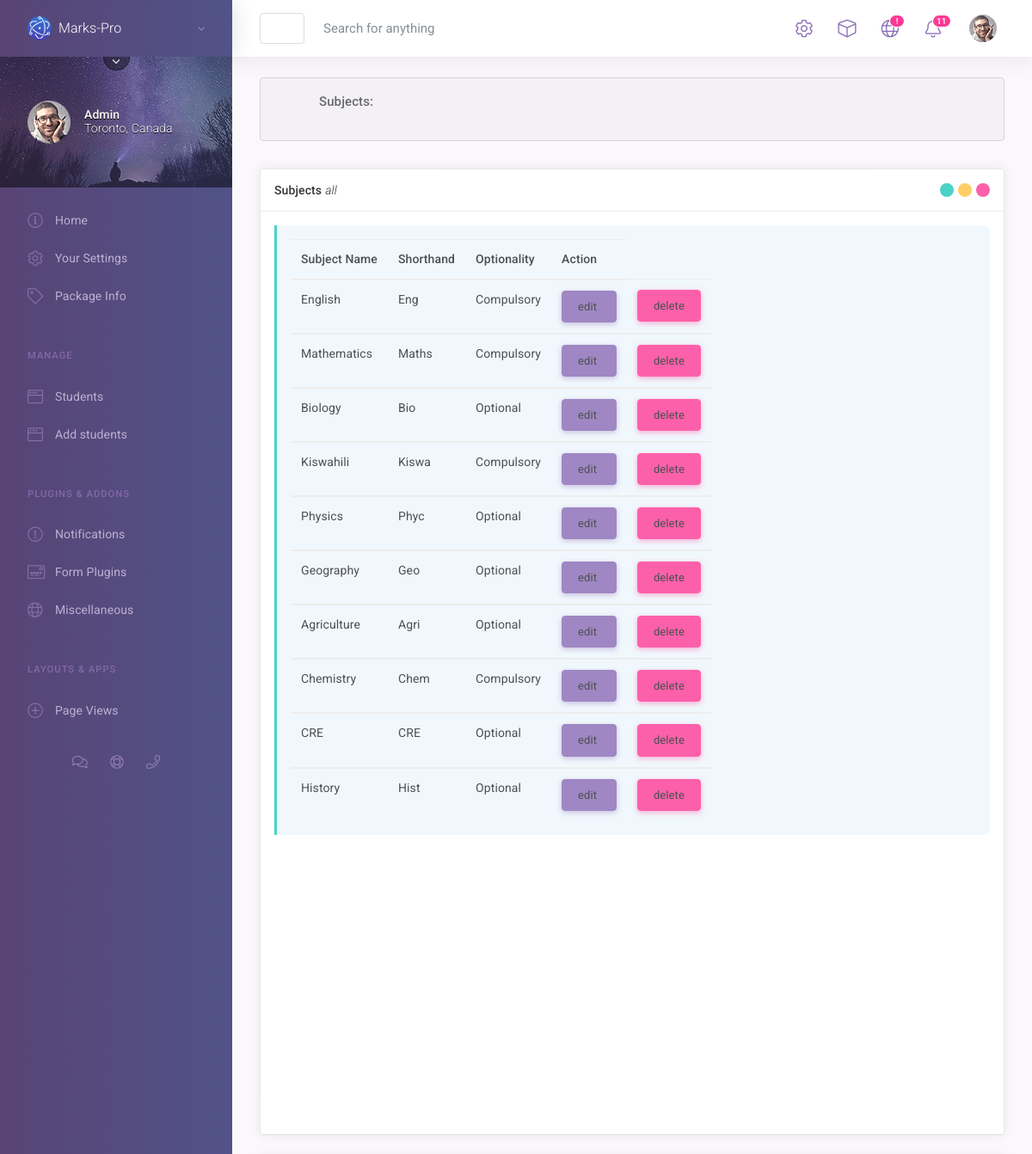
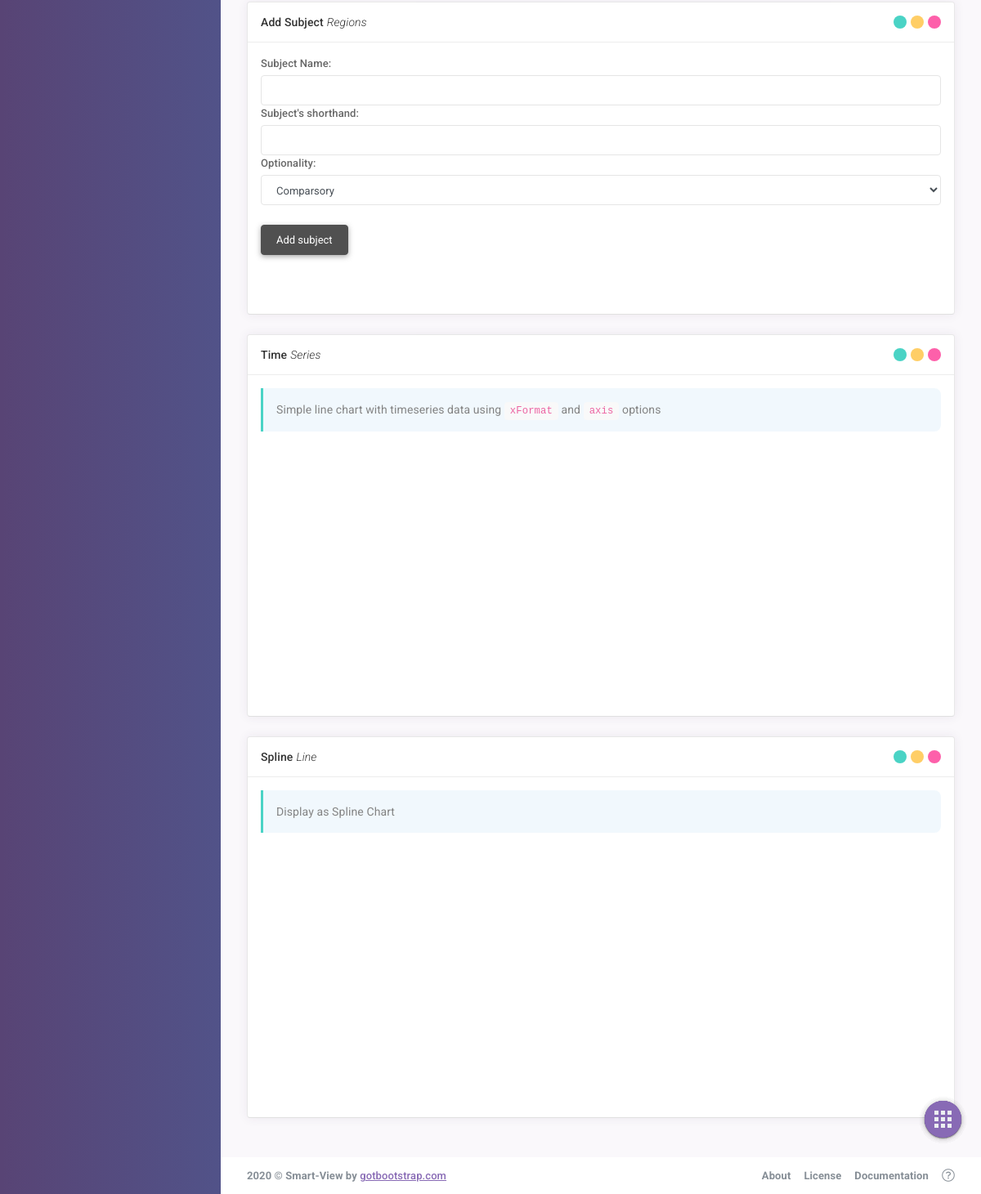
/subjects/, run on the app's committed database (2 pictures, top to bottom).
### subjects/models.py (models this page shows)
class Subject(models.Model):
    subject_id=models.AutoField(primary_key=True,unique=True, verbose_name='Stream')
    subject_name=models.CharField(max_length=20, verbose_name='Subject Name', unique=True)
    shorthand=models.CharField(max_length=10, verbose_name='Subject\'s shorthand',default='')
    optionality=models.CharField(choices=(('','Select Optionality'),('1','Comparsory'),('0','Optional')),default='1',max_length=2)

### subjects/views.py (the view, shortened to what this page needs)
# urls.py: path('subjects/',include('subjects.urls'))
def subjects(request):
    all_subjects=Subject.objects.all()
    for subject in all_subjects:
        if int(subject.optionality)==1:
            subject.optionality='Compulsory'
        else:
            subject.optionality="Optional"
    if request.method=='GET':
        c_form=SubjectForm
        return render(request,'subjects.html',context={'form':c_form,'subjects':all_subjects})

### subjects/templates/subjects.html (shortened to what this page needs)
                  {% extends 'base.html' %}
                  {% block pagecontent %}
                    <main id="js-page-content" role="main" class="page-content">
                        <div class="alert alert-primary">
                            <div class="d-flex flex-start w-100">
                                <div class="mr-2 hidden-md-down">
                                    <span class="icon-stack icon-stack-lg">
                                        <i class="base base-6 icon-stack-3x opacity-100 color-primary-500"></i>
                                        <i class="base base-10 icon-stack-2x opacity-100 color-primary-300 fa-flip-vertical"></i>
                                        <i class="ni ni-blog-read icon-stack-1x opacity-100 color-white"></i>
                                    </span>
                                </div>
                                <div class="d-flex flex-fill">
                                    <div class="flex-fill">
                                        <span class="h5">Subjects:</span>
                                    </div>
                                </div>
                            </div>
                        </div>
                        <div class="row">
                            <div class="col-xl-12">
                                <div class="row">
                                    <div class="col-xl-6">
                                        <div id="panel-1" class="panel">
                                            <div class="panel-hdr">
                                                <h2>
                                                    Subjects <span class="fw-300"><i>all</i></span>
                                                </h2>
                                                <div class="panel-toolbar">
                                                    <button class="btn btn-panel" data-action="panel-collapse" data-toggle="tooltip" data-offset="0,10" data-original-title="Collapse"></button>
                                                    <button class="btn btn-panel" data-action="panel-fullscreen" data-toggle="tooltip" data-offset="0,10" data-original-title="Fullscreen"></button>
                                                    <button class="btn btn-panel" data-action="panel-close" data-toggle="tooltip" data-offset="0,10" data-original-title="Close"></button>
                                                </div>
                                            </div>
                                            <div class="panel-container show">
                                                <div class="panel-content">
                                                    <div class="panel-tag">
                                                        <table class='table table-responsive table-stripped'>
                                                       <thead><th>Subject Name</th><th>Shorthand</th><th>Optionality</th><th>Action</th></thead>
                                                       <tbody>
                                                        {% for subject in subjects %}
                                                        <tr><td>{{ subject.subject_name }}</td><td>{{subject.shorthand}}</td><td>{{subject.optionality}}</td> <td><a class="btn btn-primary">edit<i class="fa fa-edit"></i></a></td><td><a class="btn btn-danger ">delete</a></td></tr>
                                                        </tbody>
                                                        {% endfor %}
                                                        </table>
                                                    </div>
                                                    <div id="simpleLine" style="width:100%; height:300px;"></div>
                                                </div>
                                            </div>
                                        </div>
                                    </div>
                                    <div class="col-xl-6">
                                        <div id="panel-2" class="panel">
                                            <div class="panel-hdr">
                                                <h2>
                                                    Add Subject <span class="fw-300"><i>Regions</i></span>
                                                </h2>
                                                <div class="panel-toolbar">
                                                    <button class="btn btn-panel" data-action="panel-collapse" data-toggle="tooltip" data-offset="0,10" data-original-title="Collapse"></button>
                                                    <button class="btn btn-panel" data-action="panel-fullscreen" data-toggle="tooltip" data-offset="0,10" data-original-title="Fullscreen"></button>
                                                    <button class="btn btn-panel" data-action="panel-close" data-toggle="tooltip" data-offset="0,10" data-original-title="Close"></button>
                                                </div>
                                            </div>
                                            <div class="panel-container show">
                                                <div class="panel-content">
                                                    <div id="linleRegions" style="width:100%; height:300px;">
            <form id='add_stud_form' enctype="multipart/form-data" action="#" method="POST">
                               <div class="form-group">
                                                          {{form}}
                                                            </div>
            <button class="btn btn-dark" type="submit" >Add subject</button>
                           </form>
                                                    </div>
                                                </div>
                                            </div>
                                        </div>
                                    </div>
                                </div>
                            </div>
                            <div class="col-xl-12">
                                <div class="row">
                                    <div class="col-xl-6">
                                        <div id="panel-3" class="panel">
                                            <div class="panel-hdr">
                                                <h2>
                                                    Time <span class="fw-300"><i>Series</i></span>
                                                </h2>
                                                <div class="panel-toolbar">
                                                    <button class="btn btn-panel" data-action="panel-collapse" data-toggle="tooltip" data-offset="0,10" data-original-title="Collapse"></button>
                                                    <button class="btn btn-panel" data-action="panel-fullscreen" data-toggle="tooltip" data-offset="0,10" data-original-title="Fullscreen"></button>
                                                    <button class="btn btn-panel" data-action="panel-close" data-toggle="tooltip" data-offset="0,10" data-original-title="Close"></button>
                                                </div>
                                            </div>
                                            <div class="panel-container show">
                                                <div class="panel-content">
                                                    <div class="panel-tag">
                                                        Simple line chart with timeseries data using <code>xFormat</code> and <code>axis</code> options
                                                    </div>
                                                    <div id="timeSeries" style="width:100%; height:300px;"></div>
                                                </div>
                                            </div>
                                        </div>
                                    </div>
                                    <div class="col-xl-6">
                                        <div id="panel-4" class="panel">
                                            <div class="panel-hdr">
                                                <h2>
                                                    Spline <span class="fw-300"><i>Line</i></span>
                                                </h2>
                                                <div class="panel-toolbar">
                                                    <button class="btn btn-panel" data-action="panel-collapse" data-toggle="tooltip" data-offset="0,10" data-original-title="Collapse"></button>
                                                    <button class="btn btn-panel" data-action="panel-fullscreen" data-toggle="tooltip" data-offset="0,10" data-original-title="Fullscreen"></button>
                                                    <button class="btn btn-panel" data-action="panel-close" data-toggle="tooltip" data-offset="0,10" data-original-title="Close"></button>
                                                </div>
                                            </div>
                                            <div class="panel-container show">
                                                <div class="panel-content">
                                                    <div class="panel-tag">
                                                        Display as Spline Chart
                                                    </div>
                                                    <div id="splilneLine" style="width:100%; height:300px;"></div>
                                                </div>
                                            </div>
                                        </div>
                                    </div>
                                </div>
                            </div>
                        </div>
                    </main>
{% endblock %}

### data on the page
Subject: subject_name "English", shorthand "Eng", optionality "Compulsory"
Subject: subject_name "Mathematics", shorthand "Maths", optionality "Compulsory"
Subject: subject_name "Biology", shorthand "Bio", optionality "Optional"
Subject: subject_name "Kiswahili", shorthand "Kiswa", optionality "Compulsory"
Subject: subject_name "Physics", shorthand "Phyc", optionality "Optional"
Subject: subject_name "Geography", shorthand "Geo", optionality "Optional"
Subject: subject_name "Agriculture", shorthand "Agri", optionality "Optional"
Subject: subject_name "Chemistry", shorthand "Chem", optionality "Compulsory"
Subject: subject_name "CRE", shorthand "CRE", optionality "Optional"
Subject: subject_name "History", shorthand "Hist", optionality "Optional", optionality "Comparsory"
